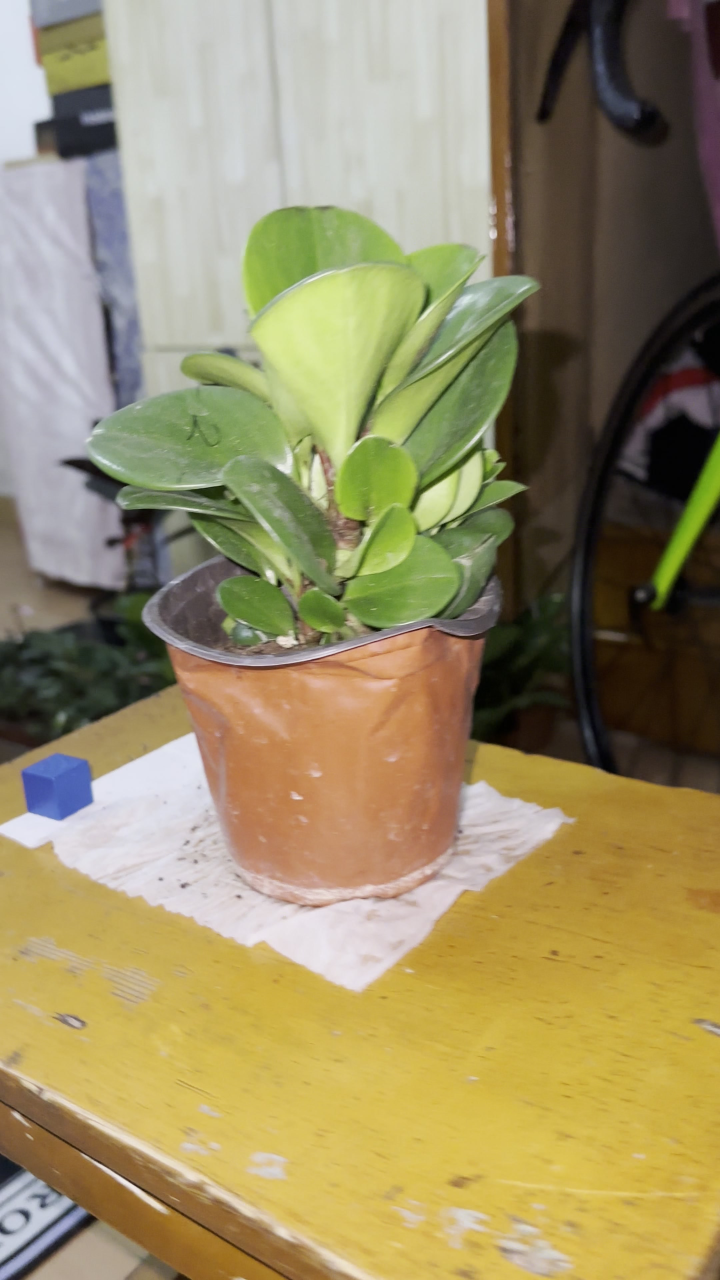
#> input picture 00-论文优化重构/计算机与电子农业特刊实验工作区/01-算法模块修改与验证/阶段十七A_10GT困难样本Pilot与无GT测试审计/00_input_trackA/DouBanLv2_0037.jpg, 2160 x 3840 px (shown at 1/3 size)
$ python blur_filter.py --input_dir '../00-论文优化重构/计算机与电子农业特刊实验工作区/01-算法模块修改与验证/阶段十七A_10GT困难样本Pilot与无GT测试审计/00_input_trackA'   (older library calls are emulated)
#> lines starting #> are read from the running program, lines starting #| are printed output that depends on the picture
"""
FFT 模糊检测 + 智能过滤：去除模糊帧，同时保证 COLMAP 连续性。

核心策略：
  1. FFT 高频能量比 + Laplacian 方差 双指标检测模糊
  2. 最大连续删除帧数限制（max_consecutive_drop）保证帧间重叠
  3. 被迫保留时，选连续模糊帧中最清晰的一张
  4. 输出筛选后的图片到新文件夹，保持文件名连续

用法：
  python blur_filter.py --input_dir D:/CAAS/01-FFmepg/万年青1 --output_dir D:/CAAS/02-FFT/万年青1
  python blur_filter.py --input_dir D:/CAAS/01-FFmepg  (批量处理所有子文件夹)
"""

import os
import sys
import cv2
import numpy as np
import argparse
import shutil
import json
from pathlib import Path
from datetime import datetime


# ============================================================
# 模糊度评估
# ============================================================

def fft_blur_score(image_gray: np.ndarray) -> float:
    """
    FFT 高频能量比。值越小越模糊。
    将灰度图做 2D FFT，计算高频区域能量占比。
    """
    h, w = image_gray.shape
    f = np.fft.fft2(image_gray.astype(np.float32))
    fshift = np.fft.fftshift(f)
    magnitude = np.abs(fshift)

    # 中心低频掩码：半径为 min(h,w) 的 10%
    cy, cx = h // 2, w // 2
    radius = int(min(h, w) * 0.10)
    Y, X = np.ogrid[:h, :w]
    low_freq_mask = ((X - cx) ** 2 + (Y - cy) ** 2) <= radius ** 2

    total_energy = np.sum(magnitude ** 2) + 1e-8
    low_energy = np.sum(magnitude[low_freq_mask] ** 2)
    high_energy_ratio = 1.0 - low_energy / total_energy

    return float(high_energy_ratio)


def radial_high_pass_weight(
    shape: tuple[int, int],
    cutoff_ratio: float = 0.10,
    transition_ratio: float = 0.10,
) -> np.ndarray:
    """Radial high-pass weighting W_H in [0,1] (manuscript Eq. 1).

    Weights are 0 near the spectral centre and ramp linearly to 1 beyond
    `cutoff_ratio + transition_ratio` of the normalised radius.
    """
    h, w = shape
    cy, cx = h // 2, w // 2
    radius = max(min(h, w) * 0.5, 1e-6)
    Y, X = np.ogrid[:h, :w]
    normalized = np.sqrt((X - cx) ** 2 + (Y - cy) ** 2) / radius
    if transition_ratio <= 0:
        return (normalized >= cutoff_ratio).astype(np.float32)
    weight = (normalized - cutoff_ratio) / max(transition_ratio, 1e-6)
    return np.clip(weight, 0.0, 1.0).astype(np.float32)


def fft_blur_score_paper(
    image_gray: np.ndarray,
    cutoff_ratio: float = 0.10,
    transition_ratio: float = 0.10,
) -> float:
    """Manuscript Eq. (1): normalised high-frequency saliency.

        Q_FFT(I) = || W_H .* log(1+|F(I)|) ||_1 / (|| log(1+|F(I)|) ||_1 + eps)

    A larger value means richer high-frequency detail (less blur).
    """
    h, w = image_gray.shape
    spectrum = np.fft.fftshift(np.fft.fft2(image_gray.astype(np.float64)))
    log_magnitude = np.log1p(np.abs(spectrum))
    weight = radial_high_pass_weight((h, w), cutoff_ratio, transition_ratio)
    numerator = float(np.sum(weight * log_magnitude))
    denominator = float(np.sum(log_magnitude)) + 1e-12
    return numerator / denominator


def laplacian_variance(image_gray: np.ndarray) -> float:
    """
    Laplacian 方差。值越小越模糊。
    经典的模糊检测方法：cv2.Laplacian 后取方差。
    """
    lap = cv2.Laplacian(image_gray, cv2.CV_64F)
    return float(lap.var())


def imread_unicode(image_path: str) -> np.ndarray:
    """用 numpy 读取文件字节再解码，绕过 cv2.imread 不支持中文路径的问题。"""
    with open(image_path, "rb") as f:
        data = np.frombuffer(f.read(), dtype=np.uint8)
    img = cv2.imdecode(data, cv2.IMREAD_COLOR)
    return img


def compute_sharpness(image_path: str, fft_formula: str = "legacy") -> dict:
    """
    计算一张图片的清晰度分数（两种指标）。

    fft_formula:
        "legacy" — 旧平方能量比实现（历史实验口径）；
        "paper"  — 原稿式(1) 的 log+L1 归一化高频显著性；
        "both"   — 同时计算（推荐用于口径对照）。
    """
    img = imread_unicode(image_path)
    if img is None:
        return {"fft": 0.0, "fft_paper": 0.0, "laplacian": 0.0}

    gray = cv2.cvtColor(img, cv2.COLOR_BGR2GRAY)

    # 缩放到统一大小以加速（保持比例）
    max_dim = 512
    h, w = gray.shape
    if max(h, w) > max_dim:
        scale = max_dim / max(h, w)
        gray = cv2.resize(gray, None, fx=scale, fy=scale, interpolation=cv2.INTER_AREA)

    legacy = fft_blur_score(gray)
    paper = fft_blur_score_paper(gray) if fft_formula in ("paper", "both") else 0.0
    lap_score = laplacian_variance(gray)

    return {
        "fft": legacy,
        "fft_paper": paper,
        "laplacian": lap_score,
    }


# ============================================================
# 智能过滤：保证 COLMAP 连续性
# ============================================================

def smart_filter(
    scores: list,
    blur_threshold_percentile: float = 25.0,
    max_consecutive_drop: int = 2,
    fft_formula: str = "legacy",
) -> list:
    """
    智能过滤算法。

    参数：
        scores: list of dict, 每帧的 {"index": int, "file": str, "fft": float, "laplacian": float}
        blur_threshold_percentile: 模糊阈值百分位（低于此百分位的认为是模糊）
        max_consecutive_drop: 最大连续删除帧数（保证 COLMAP 重叠）
        fft_formula: "legacy"（历史口径）/ "paper"（原稿式(1)）/ "both"（两者均值）

    返回：
        keep_indices: 保留帧的索引列表

    策略：
        1. 根据两个指标的加权综合分，计算阈值
        2. 低于阈值标记为模糊
        3. 从前到后扫描，如果当前帧模糊：
           - 如果已经连续丢弃了 max_consecutive_drop 帧 → 强制保留当前帧
             （或在连续模糊段中选最清晰的）
           - 否则丢弃
        4. 首尾帧强制保留（COLMAP 需要）
    """
    n = len(scores)
    if n == 0:
        return []

    # 归一化两个指标到 [0, 1] 再加权
    lap_vals = np.array([s["laplacian"] for s in scores])
    lap_min, lap_max = lap_vals.min(), lap_vals.max()
    lap_norm = (lap_vals - lap_min) / (lap_max - lap_min + 1e-8)

    if fft_formula == "paper":
        # Manuscript Eq.(1): use the normalised high-frequency saliency directly.
        # Its first quartile is the sample-adaptive threshold (25th percentile).
        fft_vals = np.array([s.get("fft_paper", 0.0) for s in scores])
        combined = fft_vals
    elif fft_formula == "both":
        fft_vals = np.array([s.get("fft_paper", 0.0) for s in scores])
        fft_min, fft_max = fft_vals.min(), fft_vals.max()
        paper_norm = (fft_vals - fft_min) / (fft_max - fft_min + 1e-8)
        combined = 0.5 * paper_norm + 0.5 * lap_norm
    else:
        fft_vals = np.array([s["fft"] for s in scores])
        fft_min, fft_max = fft_vals.min(), fft_vals.max()
        fft_norm = (fft_vals - fft_min) / (fft_max - fft_min + 1e-8)
        # 综合分：50% FFT + 50% Laplacian
        combined = 0.5 * fft_norm + 0.5 * lap_norm

    # 阈值：取百分位
    threshold = np.percentile(combined, blur_threshold_percentile)

    # 标记模糊帧
    is_blurry = combined < threshold

    # 应用连续删除约束
    keep = []
    consecutive_drops = 0
    drop_buffer = []  # 缓存连续的模糊帧信息

    for i in range(n):
        if i == 0 or i == n - 1:
            # 首尾帧强制保留
            if drop_buffer:
                # 如果之前有缓存的模糊帧，清空（不需额外保留，因为当前帧被保留了）
                drop_buffer = []
                consecutive_drops = 0
            keep.append(i)
            consecutive_drops = 0
            continue

        if not is_blurry[i]:
            # 清晰帧：保留，重置计数
            if drop_buffer:
                drop_buffer = []
                consecutive_drops = 0
            keep.append(i)
            consecutive_drops = 0
        else:
            # 模糊帧
            drop_buffer.append((i, combined[i]))
            consecutive_drops += 1

            if consecutive_drops >= max_consecutive_drop:
                # 连续丢弃达上限，从 buffer 中选最清晰的保留
                best_idx = max(drop_buffer, key=lambda x: x[1])[0]
                keep.append(best_idx)
                drop_buffer = []
                consecutive_drops = 0

    keep.sort()
    return keep, combined, threshold, is_blurry


# ============================================================
# 主处理逻辑
# ============================================================

def process_folder(
    input_dir: str,
    output_dir: str,
    blur_percentile: float = 25.0,
    max_consecutive_drop: int = 2,
    copy_mode: str = "copy",
    fft_formula: str = "legacy",
):
    """
    处理单个文件夹：检测模糊 → 智能过滤 → 输出。
    """
    input_path = Path(input_dir)
    output_path = Path(output_dir)

    # 获取所有图片，按文件名排序
    extensions = {".jpg", ".jpeg", ".png", ".bmp", ".tiff"}
    image_files = sorted([
        f for f in input_path.iterdir()
        if f.suffix.lower() in extensions
    ])

    if not image_files:
        print(f"  [跳过] {input_dir} 中没有找到图片")
        return

    total = len(image_files)
    print(f"  共 {total} 张图片，开始清晰度检测...")

    # Step 1: 计算所有图片的清晰度分数
    scores = []
    for idx, img_file in enumerate(image_files):
        s = compute_sharpness(str(img_file), fft_formula=fft_formula)
        s["index"] = idx
        s["file"] = img_file.name
        scores.append(s)
        if (idx + 1) % 50 == 0:
            print(f"    已检测 {idx + 1}/{total}...")

    # Step 2: 智能过滤
    keep_indices, combined_scores, threshold, is_blurry = smart_filter(
        scores,
        blur_threshold_percentile=blur_percentile,
        max_consecutive_drop=max_consecutive_drop,
        fft_formula=fft_formula,
    )

    removed = total - len(keep_indices)
    blurry_count = int(np.sum(is_blurry))
    print(f"  检测到 {blurry_count} 张模糊帧（阈值百分位: {blur_percentile}%）")
    print(f"  保留 {len(keep_indices)} 张，删除 {removed} 张")
    print(f"  （其中 {blurry_count - removed} 张模糊帧因连续性约束被强制保留）")

    # Step 3: 输出
    output_path.mkdir(parents=True, exist_ok=True)

    for new_idx, orig_idx in enumerate(keep_indices):
        src = str(image_files[orig_idx])
        # 保持连续编号
        ext = image_files[orig_idx].suffix
        dst = str(output_path / f"{new_idx:04d}{ext}")
        if copy_mode == "copy":
            shutil.copy2(src, dst)
        elif copy_mode == "move":
            shutil.move(src, dst)
        elif copy_mode == "symlink":
            os.symlink(src, dst)

    # Step 4: 写入日志
    log_data = {
        "input_dir": str(input_path),
        "output_dir": str(output_path),
        "timestamp": datetime.now().isoformat(),
        "total_frames": total,
        "blurry_detected": blurry_count,
        "kept_frames": len(keep_indices),
        "removed_frames": removed,
        "forced_kept": blurry_count - removed,
        "blur_percentile": blur_percentile,
        "max_consecutive_drop": max_consecutive_drop,
        "fft_formula": fft_formula,
        "threshold": float(threshold),
        "per_frame": [
            {
                "file": scores[i]["file"],
                "fft": round(scores[i]["fft"], 6),
                "fft_paper": round(float(scores[i].get("fft_paper", 0.0)), 6),
                "laplacian": round(scores[i]["laplacian"], 4),
                "combined_norm": round(float(combined_scores[i]), 6),
                "is_blurry": bool(is_blurry[i]),
                "kept": i in set(keep_indices),
            }
            for i in range(total)
        ],
    }

    log_file = output_path / "filter_log.json"
    with open(log_file, "w", encoding="utf-8") as f:
        json.dump(log_data, f, ensure_ascii=False, indent=2)

    print(f"  日志已写入: {log_file}")
    return log_data


def main():
    parser = argparse.ArgumentParser(
        description="FFT 模糊检测 + 智能过滤（保 COLMAP 连续性）"
    )
    parser.add_argument(
        "--input_dir", required=True,
        help="输入目录。如果包含子文件夹（每个子文件夹是一组图片），则批量处理"
    )
    parser.add_argument(
        "--output_dir", default=None,
        help="输出目录。默认为 D:\\CAAS\\02-FFT"
    )
    parser.add_argument(
        "--blur_percentile", type=float, default=25.0,
        help="模糊阈值百分位（0-100）。低于此百分位认为模糊。默认 25"
    )
    parser.add_argument(
        "--max_consecutive_drop", type=int, default=2,
        help="最大连续删除帧数。超过则强制保留最清晰帧。默认 2"
    )
    parser.add_argument(
        "--mode", choices=["copy", "move", "symlink"], default="copy",
        help="输出模式：copy(复制)、move(移动)、symlink(软链接)。默认 copy"
    )
    parser.add_argument(
        "--fft_formula", choices=["legacy", "paper", "both"], default="legacy",
        help="FFT 清晰度公式：legacy=历史平方能量比（默认，兼容历史实验）；"
             "paper=原稿式(1) log+L1 归一化高频显著性；both=两者均值。"
    )
    args = parser.parse_args()

    input_path = Path(args.input_dir)
    output_root = Path(args.output_dir) if args.output_dir else Path(r"D:\CAAS\02-FFT")

    # 判断是单个文件夹还是批量
    image_exts = {".jpg", ".jpeg", ".png", ".bmp", ".tiff"}
    has_images = any(f.suffix.lower() in image_exts for f in input_path.iterdir() if f.is_file())

    if has_images:
        # 单文件夹模式
        out_dir = output_root / input_path.name if args.output_dir is None else output_root
        print(f"\n{'='*60}")
        print(f"处理: {input_path.name}")
        process_folder(
            str(input_path), str(out_dir),
            args.blur_percentile, args.max_consecutive_drop, args.mode,
            fft_formula=args.fft_formula,
        )
#> in imread_unicode, img is the input picture: shape (3840, 2160, 3); mean B, G, R 101.8, 141.8, 153.3
#> in compute_sharpness, `gray = cv2.cvtColor(img, cv2.COLOR_BGR2GRAY)`:
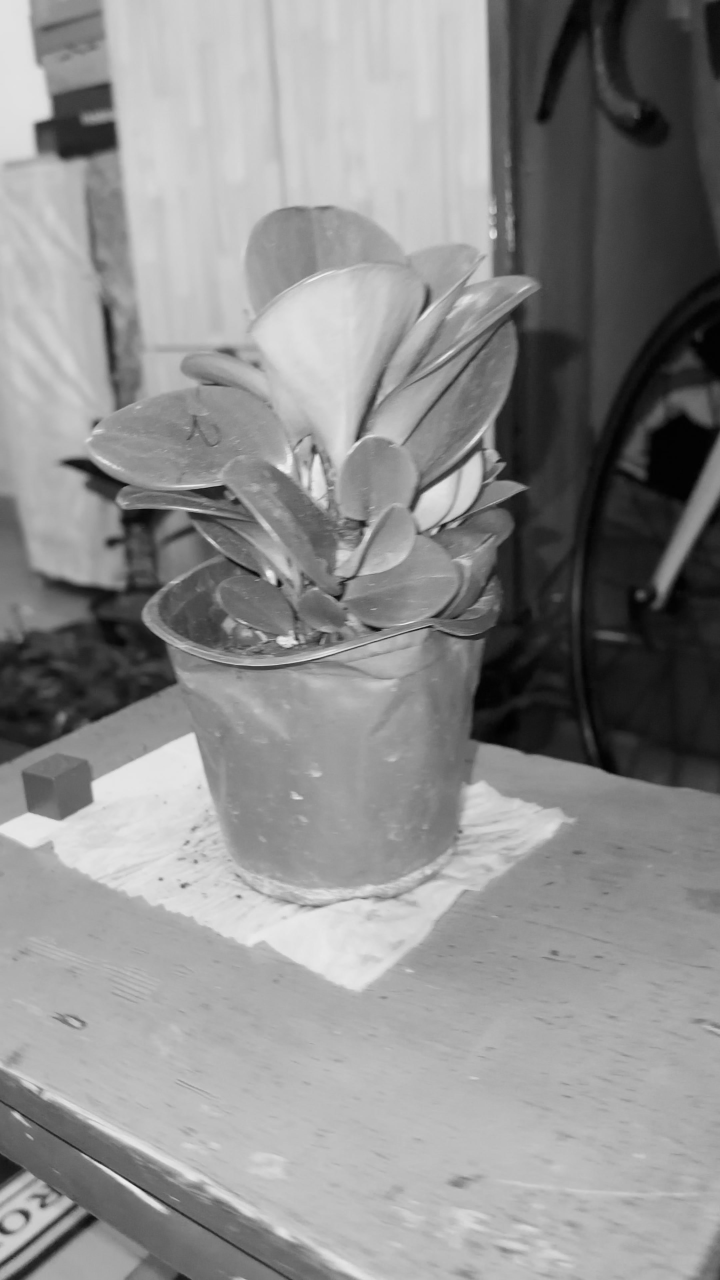
#> gray: shape (3840, 2160) (shown at 1/3 size); min 0, max 246, mean 140.7
#> in compute_sharpness, `gray = cv2.resize(gray, None, fx=scale, fy=scale, interpolation=cv2.IN..`:
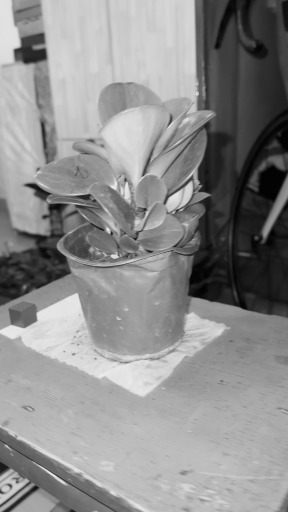
#> gray: shape (512, 288); min 2, max 236, mean 140.7
#> in fft_blur_score, `total_energy = np.sum(magnitude ** 2) + 1e-8`: total_energy = 5.1e+14
#> in fft_blur_score, `low_energy = np.sum(magnitude[low_freq_mask] ** 2)`: low_energy = 5.06e+14
#> in fft_blur_score, `high_energy_ratio = 1.0 - low_energy / total_energy`: high_energy_ratio = 0.00749
#> in compute_sharpness, `paper = fft_blur_score_paper(gray) if fft_formula in ("paper", "both")..`: paper = 0
#> in laplacian_variance, `lap = cv2.Laplacian(image_gray, cv2.CV_64F)`:
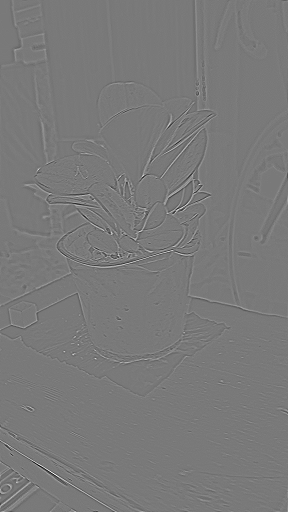
#> lap: shape (512, 288) float64; min -270, max 295, mean 0; drawn with min black and max white
#> in compute_sharpness, `lap_score = laplacian_variance(gray)`: lap_score = 239.9
#> in process_folder, `s = compute_sharpness(str(img_file), fft_formula=fft_formula)`: s = {'fft': 0.00749, 'fft_paper': 0, 'laplacian': 239.9}
#> in smart_filter, `n = len(scores)`: n = 1
#> in smart_filter, `lap_vals = np.array([s["laplacian"] for s in scores])`: lap_vals = [239.9]
#> in smart_filter, `lap_min, lap_max = lap_vals.min(), lap_vals.max()`: lap_min = 239.9
#> in smart_filter, `lap_norm = (lap_vals - lap_min) / (lap_max - lap_min + 1e-8)`: lap_norm = [0]
#> in smart_filter, `fft_vals = np.array([s["fft"] for s in scores])`: fft_vals = [0.00749]
#> in smart_filter, `fft_min, fft_max = fft_vals.min(), fft_vals.max()`: fft_min = 0.00749
#> in smart_filter, `fft_norm = (fft_vals - fft_min) / (fft_max - fft_min + 1e-8)`: fft_norm = [0]
#> in smart_filter, `threshold = np.percentile(combined, blur_threshold_percentile)`: threshold = 0
#> in smart_filter, `is_blurry = combined < threshold`: is_blurry = [False]
#> after the loop in smart_filter, `for i in range(n):`: drop_buffer = []; keep = [0]
#> in process_folder, `keep_indices, combined_scores, threshold, is_blurry = smart_filter( sc..`: threshold = 0; is_blurry = [False]
#> in process_folder, `removed = total - len(keep_indices)`: removed = 0
#|   检测到 0 张模糊帧（阈值百分位: 25.0%）
#|   保留 1 张，删除 0 张
#|   （其中 0 张模糊帧因连续性约束被强制保留）
#> the loop in process_folder, `for new_idx, orig_idx in enumerate(keep_indices):` made 1 pass
#> (new_idx, orig_idx, ext, dst) on pass 1: (0, 0, '.jpg', 'D:\\CAAS\\02-FFT/00_input_trackA/0000.jpg')
    else:
        # 批量模式：遍历子文件夹
        subdirs = sorted([
            d for d in input_path.iterdir()
            if d.is_dir() and d.name not in {"ffmpeg_bin"}
        ])
        print(f"批量模式：找到 {len(subdirs)} 个子文件夹")

        summary = []
        for subdir in subdirs:
            out_dir = output_root / subdir.name
            print(f"\n{'='*60}")
            print(f"处理: {subdir.name}")
            result = process_folder(
                str(subdir), str(out_dir),
                args.blur_percentile, args.max_consecutive_drop, args.mode,
                fft_formula=args.fft_formula,
            )
            if result:
                summary.append({
                    "name": subdir.name,
                    "total": result["total_frames"],
                    "kept": result["kept_frames"],
                    "removed": result["removed_frames"],
                })

        # 打印汇总
        print(f"\n{'='*60}")
        print("汇总：")
        print(f"{'文件夹':<15} {'原始':>6} {'保留':>6} {'删除':>6} {'删除率':>8}")
        print("-" * 50)
        total_orig = total_kept = 0
        for s in summary:
            rate = s["removed"] / s["total"] * 100 if s["total"] else 0
            print(f"{s['name']:<15} {s['total']:>6} {s['kept']:>6} {s['removed']:>6} {rate:>7.1f}%")
            total_orig += s["total"]
            total_kept += s["kept"]
        total_rm = total_orig - total_kept
        total_rate = total_rm / total_orig * 100 if total_orig else 0
        print("-" * 50)
        print(f"{'合计':<15} {total_orig:>6} {total_kept:>6} {total_rm:>6} {total_rate:>7.1f}%")


if __name__ == "__main__":
    main()
